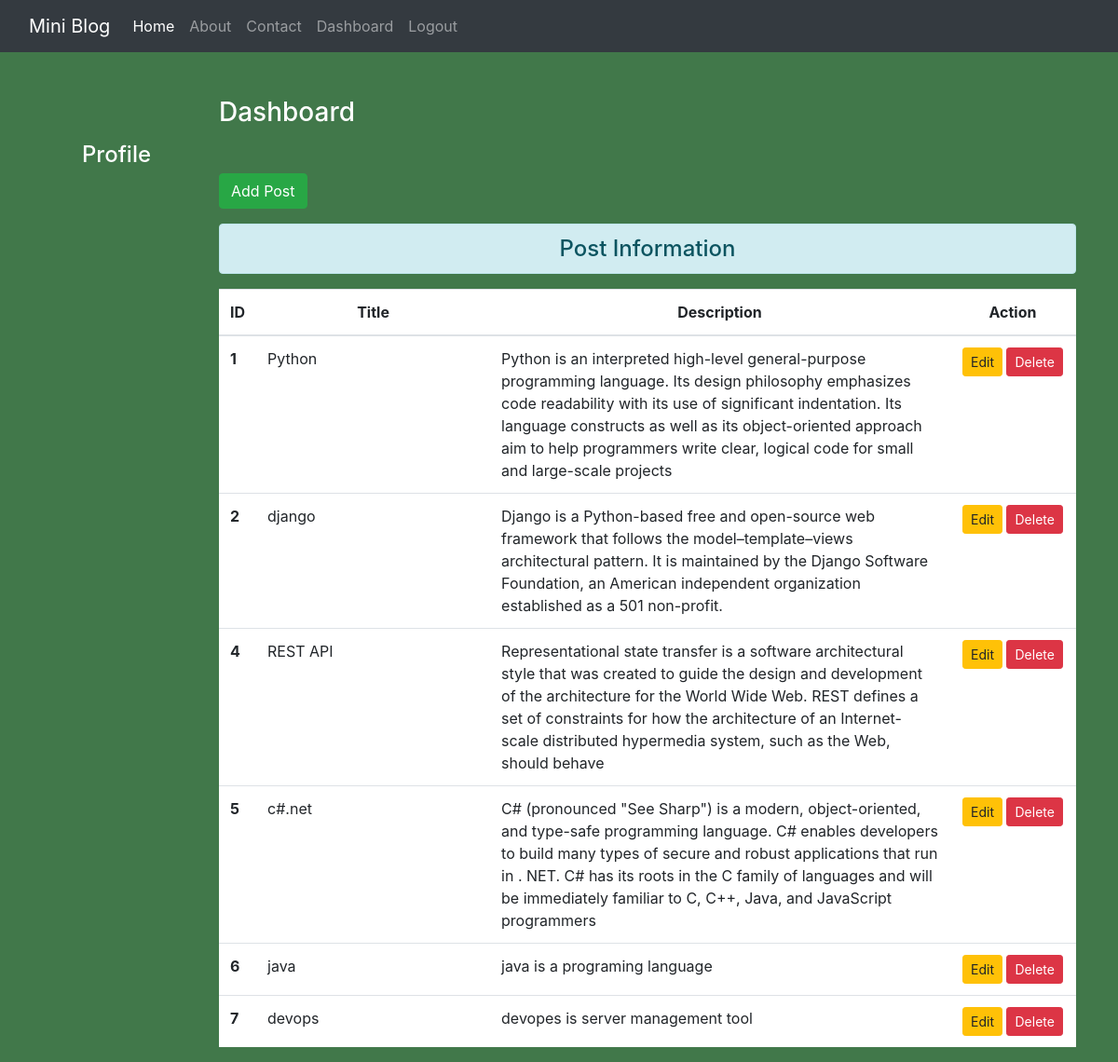
/dashboard/ (signed in), run on the app's committed database.
### blog/models.py (models this page shows)
class Post(models.Model):
 title = models.CharField(max_length=150)
 desc = models.TextField()

### blog/views.py (the view)
# urls.py: path('dashboard/', views.dashboard, name='dashboard'),
def dashboard(request):
 if request.user.is_authenticated:
  posts = Post.objects.all()
  user = request.user
  full_name = user.get_full_name()
  gps = user.groups.all()
  return render(request, 'blog/dashboard.html', {'posts':posts, 'full_name':full_name, 'groups':gps})
 else:
  return HttpResponseRedirect('/login/')

### blog/templates/blog/dashboard.html (shortened to what this page needs)
{% extends 'blog/base.html' %}
{% load static %}
{% block side %}
<div class="col-sm-2 text-white my-5 text-center">
  <h4 class="my-5">Profile</h4>
</div>
{% endblock side %}
{% block content %}
<div class="col-sm-10">
 <h3 class="text-white my-5">Dashboard</h3>
 <a href="{% url 'addpost' %}" class="btn btn-success">Add Post</a>
 <h4 class="text-center alert alert-info mt-3">Post Information</h4>
  {% if posts %}
   <table class="table table-hover bg-white">
     <thead>
       <tr class="text-center">
         <th scope="col" style="width:2%">ID</th>
         <th scope="col" style="width:28%">Title</th>
         <th scope="col" style="width:55%">Description</th>
         <th scope="col" style="width:15%">Action</th>
       </tr>
     </thead>
     <tbody>
      {% for post in posts %}
       <tr>
         <th scope="row">{{post.id}}</th>
         <td>{{post.title}}</td>
         <td>{{post.desc}}</td>
         <td class="text-center">
          <a href="{% url 'updatepost' post.id %}" class="btn btn-warning btn-sm">Edit</a>
          {% if perms.blog.delete_post %}
          <form action="{% url 'deletepost' post.id %}" method="post" class="d-inline"> {% csrf_token %}
          <input type="submit" class="btn btn-danger btn-sm" value="Delete">
         </form>
         {% endif %}
         </td>
       </tr>
      {% endfor %}
     </tbody>
   </table>
  {% else %}
   <h4 class="text-center alert alert-warning">No Records</h4>
  {% endif %}
</div>
{% endblock content %}

### blog/static/blog/css/style.css (style rules this page uses)
body { background-color: rgb(65, 120, 74); color: lightgreen; }

### data on the page
Post: id "1", title "Python", desc "Python is an interpreted high-level general-purpose programming language. Its design philosophy emphasizes code readability with its use of significant indentation. Its language constructs as well as its object-oriented approach aim to help programmers write clear, logical code for small and large-scale projects"
Post: id "2", title "django", desc "Django is a Python-based free and open-source web framework that follows the model–template–views architectural pattern. It is maintained by the Django Software Foundation, an American independent organization established as a 501 non-profit."
Post: id "4", title "REST API", desc "Representational state transfer is a software architectural style that was created to guide the design and development of the architecture for the World Wide Web. REST defines a set of constraints for how the architecture of an Internet-scale distributed hypermedia system, such as the Web, should behave"
Post: id "5", title "c#.net", desc "C# (pronounced \"See Sharp\") is a modern, object-oriented, and type-safe programming language. C# enables developers to build many types of secure and robust applications that run in . NET. C# has its roots in the C family of languages and will be immediately familiar to C, C++, Java, and JavaScript programmers"
Post: id "6", title "java", desc "java is a programing language"
Post: id "7", title "devops", desc "devopes is server management tool"
